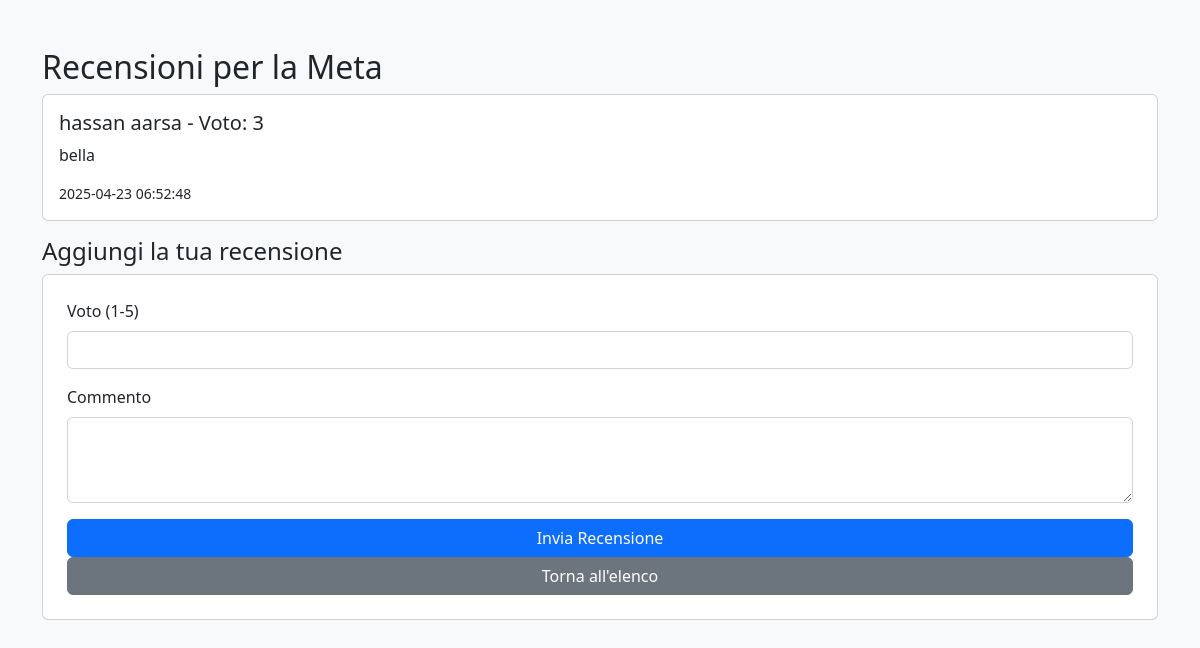
Screenshot of /tpsit/progetto/index.php?url=review-index&meta_id=3 (signed in) with the database file from the repository.
### tables this page shows
CREATE TABLE `reviews` (
  `id` int(11) NOT NULL,
  `meta_id` int(11) NOT NULL,
  `user_id` int(11) NOT NULL,
  `rating` tinyint(4) NOT NULL,
  `comment` text DEFAULT NULL,
  `created_at` datetime DEFAULT current_timestamp()
);

CREATE TABLE `user` (
  `id` int(11) NOT NULL,
  `cognome` varchar(100) NOT NULL,
  `nome` varchar(100) NOT NULL,
  `email` varchar(100) NOT NULL,
  `password` varchar(255) NOT NULL
);

### tpsit/progetto/controller/ReviewController.php (called while the page is built, shortened)
<?php
require_once 'Model/ReviewModel.php';
class ReviewController {
    private $reviewModel;
    public function __construct($pdo) {
        $this->reviewModel = new ReviewModel($pdo);
    }
    public function index($metaId) {
        $reviews = $this->reviewModel->getReviewsByMeta($metaId);
        require 'View/review_index.php';
    }
}
?>

### tpsit/progetto/model/ReviewModel.php (called while the page is built, shortened)
<?php
class ReviewModel {
    private $pdo;
    public function __construct($pdo) {
        $this->pdo = $pdo;
    }
    public function getReviewsByMeta($metaId) {
        $sql = "SELECT r.*, u.nome, u.cognome
                FROM reviews r
                JOIN user u ON r.user_id = u.id
                WHERE r.meta_id = ?
                ORDER BY r.created_at DESC";
        $stmt = $this->pdo->prepare($sql);
        $stmt->execute([$metaId]);
        return $stmt->fetchAll(PDO::FETCH_ASSOC);
    }
}
?>

### tpsit/progetto/view/review_index.php (the view, shortened to what this page needs)
<!DOCTYPE html>
<html lang="it">
<head>
    <link href="https://cdn.jsdelivr.net/npm/bootstrap@5.2.3/dist/css/bootstrap.min.css" rel="stylesheet">
</head>
<body class="bg-light">
  <div class="container mt-5">
    <h2>Recensioni per la Meta</h2>
    <?php if (!empty($reviews)): ?>
      <?php foreach ($reviews as $r): ?>
        <div class="card mb-3 p-3">
          <h5><?php echo htmlspecialchars($r['nome'] . ' ' . $r['cognome']); ?> - Voto: <?php echo htmlspecialchars($r['rating']); ?></h5>
          <p><?php echo nl2br(htmlspecialchars($r['comment'])); ?></p>
          <small><?php echo htmlspecialchars($r['created_at']); ?></small>
        </div>
      <?php endforeach; ?>
    <?php else: ?>
      <p>Nessuna recensione ancora.</p>
    <?php endif; ?>
    <h4>Aggiungi la tua recensione</h4>
    <form method="post" action="index.php?url=review-store" class="card p-4">
      <div class="mb-3">
        <label for="rating" class="form-label">Voto (1-5)</label>
        <input type="number" name="rating" id="rating" class="form-control" min="1" max="5" required>
      </div>
      <div class="mb-3">
        <label for="comment" class="form-label">Commento</label>
        <textarea name="comment" id="comment" class="form-control" rows="3"></textarea>
      </div>
      <button type="submit" class="btn btn-primary">Invia Recensione</button>
      <a href="?url=mete" class="btn btn-secondary">Torna all'elenco</a>
    </form>
  </div>
</body>
</html>

### rows the page displays
reviews: user.cognome "hassan aarsa", rating "3", comment "bella", created_at "2025-04-23 06:52:48"
